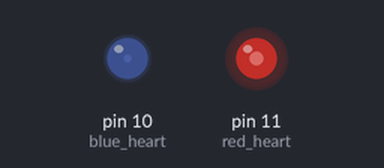
Simulated run of this sketch. Board: Arduino Uno, built with avr-gcc and run on an emulated ATmega328P. Shown: output pins drawn as LEDs (lit = HIGH).

Above: at 0.05 s.
At 0.5 s:
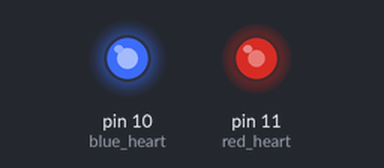
At 0.7 s:
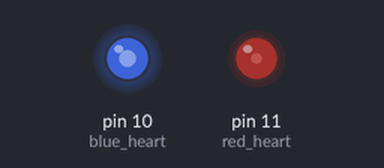
At 0.95 s:
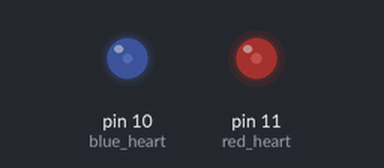
Timing chart, 0 to 3.0 s (numbered marks = the images above):
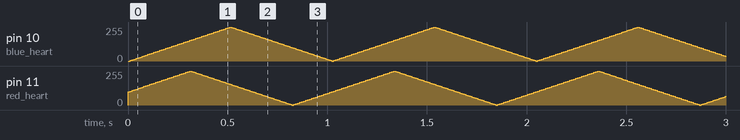

The sketch:

Kissing_Heart.ino
```cpp
// Red and Blue LEDs
int blue_heart = 10;
int red_heart = 11;
int blue_bright = 0;
int red_bright = 100;
int fadeval_red = 5;
int fadeval_blue = 5;
void setup() {
  // put your setup code here, to run once:
  pinMode(blue_heart, OUTPUT);
  pinMode(red_heart, OUTPUT);
}

void loop() {
  // put your main code here, to run repeatedly:
  analogWrite(red_heart, red_bright);
  analogWrite(blue_heart, blue_bright);

  red_bright = red_bright + fadeval_red;
  blue_bright = blue_bright + fadeval_blue;

  // reverse the direction of the fading at the ends of the fade:
  if (red_bright <= 0 || red_bright >= 255) {
    fadeval_red = -fadeval_red;
  }
  if (blue_bright <= 0 || blue_bright >= 255) {
    fadeval_blue = -fadeval_blue;
  }
  delay(10);
}
```
